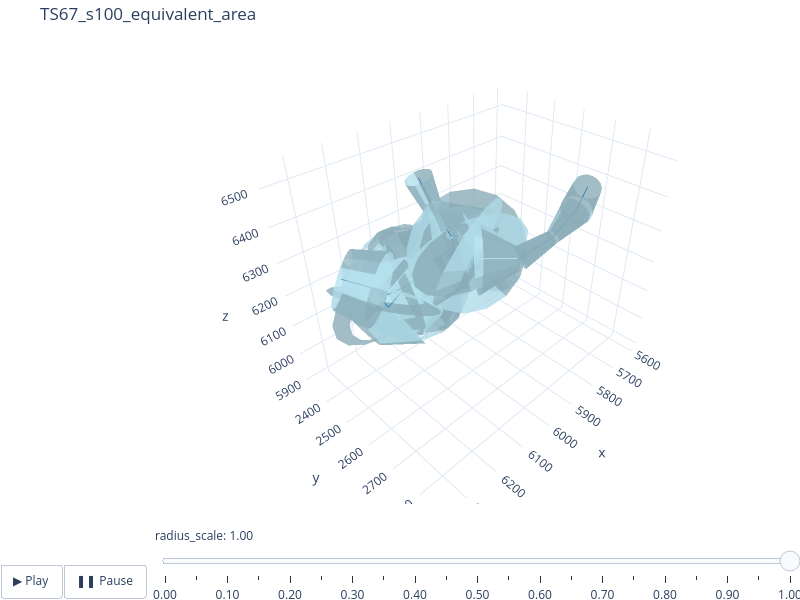

Source (notebook cell):
### Markdown cell above
# Plotting

### Code cell
# plot using swctools
make_html = False

for radius_strategy in radius_strategy_list:
    swc_filepath = f"{swc_out_dir}/TS{spine_idx}_s{spacing}_{radius_strategy}.swc"
    model = SWCModel.from_swc_file(swc_filepath)
    model.print_attributes(node_info=False, edge_info=False)
    frusta = FrustaSet.from_swc_model(model)
    title = f"TS{spine_idx}_s{spacing}_{radius_strategy}"
    fig = plot_model(swc_model=model, frusta=frusta, slider=True, title=title)
    fig.show()
    if make_html:
        fig.write_html(f"../plotly/TS{spine_idx}_s{spacing}_{radius_strategy}.html")

### Figure 1 — Plotly figure (JSON) as saved in the notebook; plotly's stock layout.template omitted (floating-point values rounded to 4 significant figures; data arrays with more than 128 entries replaced by an {"elided": "..."} marker saying what was removed)
{"data": [{"color": "lightblue", "flatshading": true, "i": {"elided": "1152 int values"}, "j": {"elided": "1152 int values"}, "k": {"elided": "1152 int values"}, "name": "frusta", "opacity": 0.8, "type": "mesh3d", "x": {"elided": "1152 float values"}, "y": {"elided": "1152 float values"}, "z": {"elided": "1152 float values"}}, {"line": {"color": "#1f77b4", "width": 2}, "mode": "lines", "name": "centroid", "type": "scatter3d", "x": [5654.0, 5670.0, null, 5670.0, 5674.0, null, 5674.0, 5619.0, null, 5674.0, 5679.0, null, 5679.0, 5755.0, null, 5755.0, 5847.0, null, 5847.0, 5880.0, null, 5847.0, 5845.0, null, 5880.0, 5966.0, null, 5966.0, 6005.0, null, 6005.0, 6039.0, null, 6039.0, 6112.0, null, 6039.0, 6000.0, null, 6112.0, 6108.0, null, 6112.0, 6140.0, null, 6108.0, 6058.0, null, 6058.0, 5966.0, null, 6140.0, 6204.0, null, 6140.0, 6190.0, null, 6204.0, 6202.0, null, 6202.0, 6272.0, null, 6202.0, 6190.0, null, 6190.0, 6198.0, null, 6198.0, 6269.0, null, 6000.0, 5978.0, null, 6000.0, 5989.0, null, 5978.0, 5975.0, null, 5975.0, 6002.0, null, 5989.0, 5948.0, null, 5989.0, 6012.0, null, 6012.0, 6033.0, null, 6012.0, 6003.0, null, 6003.0, 5941.0, null, 5941.0, 5876.0, null, 5876.0, 5857.0, null, 5857.0, 5884.0, null], "y": [2395.0, 2376.0, null, 2376.0, 2378.0, null, 2378.0, 2356.0, null, 2378.0, 2380.0, null, 2380.0, 2408.0, null, 2408.0, 2435.0, null, 2435.0, 2442.0, null, 2435.0, 2429.0, null, 2442.0, 2455.0, null, 2455.0, 2484.0, null, 2484.0, 2503.0, null, 2503.0, 2492.0, null, 2503.0, 2534.0, null, 2492.0, 2482.0, null, 2492.0, 2499.0, null, 2482.0, 2449.0, null, 2449.0, 2455.0, null, 2499.0, 2508.0, null, 2499.0, 2482.0, null, 2508.0, 2490.0, null, 2490.0, 2479.0, null, 2490.0, 2482.0, null, 2482.0, 2465.0, null, 2465.0, 2415.0, null, 2534.0, 2503.0, null, 2534.0, 2551.0, null, 2503.0, 2425.0, null, 2425.0, 2408.0, null, 2551.0, 2569.0, null, 2551.0, 2601.0, null, 2601.0, 2583.0, null, 2601.0, 2629.0, null, 2629.0, 2705.0, null, 2705.0, 2753.0, null, 2753.0, 2799.0, null, 2799.0, 2838.0, null], "z": [5920.0, 5993.0, null, 5993.0, 5999.0, null, 5999.0, 5994.0, null, 5999.0, 6007.0, null, 6007.0, 6052.0, null, 6052.0, 6073.0, null, 6073.0, 6083.0, null, 6073.0, 6078.0, null, 6083.0, 6131.0, null, 6131.0, 6210.0, null, 6210.0, 6227.0, null, 6227.0, 6209.0, null, 6227.0, 6269.0, null, 6209.0, 6199.0, null, 6209.0, 6211.0, null, 6199.0, 6132.0, null, 6132.0, 6131.0, null, 6211.0, 6184.0, null, 6211.0, 6200.0, null, 6184.0, 6188.0, null, 6188.0, 6147.0, null, 6188.0, 6200.0, null, 6200.0, 6213.0, null, 6213.0, 6256.0, null, 6269.0, 6288.0, null, 6269.0, 6282.0, null, 6288.0, 6349.0, null, 6349.0, 6438.0, null, 6282.0, 6302.0, null, 6282.0, 6303.0, null, 6303.0, 6366.0, null, 6303.0, 6293.0, null, 6293.0, 6301.0, null, 6301.0, 6355.0, null, 6355.0, 6440.0, null, 6440.0, 6523.0, null]}], "layout": {"height": 600, "margin": {"b": 0, "l": 0, "r": 0, "t": 40}, "scene": {"aspectmode": "data"}, "showlegend": false, "sliders": [{"active": 20, "currentvalue": {"prefix": "radius_scale: ", "visible": true}, "steps": [{"args": [["scale=0.00"], {"frame": {"duration": 0}, "mode": "immediate", "transition": {"duration": 0}}], "label": "0.00", "method": "animate"}, {"args": [["scale=0.05"], {"frame": {"duration": 0}, "mode": "immediate", "transition": {"duration": 0}}], "label": "0.05", "method": "animate"}, {"args": [["scale=0.10"], {"frame": {"duration": 0}, "mode": "immediate", "transition": {"duration": 0}}], "label": "0.10", "method": "animate"}, {"args": [["scale=0.15"], {"frame": {"duration": 0}, "mode": "immediate", "transition": {"duration": 0}}], "label": "0.15", "method": "animate"}, {"args": [["scale=0.20"], {"frame": {"duration": 0}, "mode": "immediate", "transition": {"duration": 0}}], "label": "0.20", "method": "animate"}, {"args": [["scale=0.25"], {"frame": {"duration": 0}, "mode": "immediate", "transition": {"duration": 0}}], "label": "0.25", "method": "animate"}, {"args": [["scale=0.30"], {"frame": {"duration": 0}, "mode": "immediate", "transition": {"duration": 0}}], "label": "0.30", "method": "animate"}, {"args": [["scale=0.35"], {"frame": {"duration": 0}, "mode": "immediate", "transition": {"duration": 0}}], "label": "0.35", "method": "animate"}, {"args": [["scale=0.40"], {"frame": {"duration": 0}, "mode": "immediate", "transition": {"duration": 0}}], "label": "0.40", "method": "animate"}, {"args": [["scale=0.45"], {"frame": {"duration": 0}, "mode": "immediate", "transition": {"duration": 0}}], "label": "0.45", "method": "animate"}, {"args": [["scale=0.50"], {"frame": {"duration": 0}, "mode": "immediate", "transition": {"duration": 0}}], "label": "0.50", "method": "animate"}, {"args": [["scale=0.55"], {"frame": {"duration": 0}, "mode": "immediate", "transition": {"duration": 0}}], "label": "0.55", "method": "animate"}, {"args": [["scale=0.60"], {"frame": {"duration": 0}, "mode": "immediate", "transition": {"duration": 0}}], "label": "0.60", "method": "animate"}, {"args": [["scale=0.65"], {"frame": {"duration": 0}, "mode": "immediate", "transition": {"duration": 0}}], "label": "0.65", "method": "animate"}, {"args": [["scale=0.70"], {"frame": {"duration": 0}, "mode": "immediate", "transition": {"duration": 0}}], "label": "0.70", "method": "animate"}, {"args": [["scale=0.75"], {"frame": {"duration": 0}, "mode": "immediate", "transition": {"duration": 0}}], "label": "0.75", "method": "animate"}, {"args": [["scale=0.80"], {"frame": {"duration": 0}, "mode": "immediate", "transition": {"duration": 0}}], "label": "0.80", "method": "animate"}, {"args": [["scale=0.85"], {"frame": {"duration": 0}, "mode": "immediate", "transition": {"duration": 0}}], "label": "0.85", "method": "animate"}, {"args": [["scale=0.90"], {"frame": {"duration": 0}, "mode": "immediate", "transition": {"duration": 0}}], "label": "0.90", "method": "animate"}, {"args": [["scale=0.95"], {"frame": {"duration": 0}, "mode": "immediate", "transition": {"duration": 0}}], "label": "0.95", "method": "animate"}, {"args": [["scale=1.00"], {"frame": {"duration": 0}, "mode": "immediate", "transition": {"duration": 0}}], "label": "1.00", "method": "animate"}]}], "title": {"text": "TS67_s100_equivalent_area"}, "updatemenus": [{"buttons": [{"args": [null, {"frame": {"duration": 0}, "fromcurrent": true, "transition": {"duration": 0}}], "label": "▶ Play", "method": "animate"}, {"args": [[null], {"frame": {"duration": 0}, "mode": "immediate", "transition": {"duration": 0}}], "label": "❚❚ Pause", "method": "animate"}], "direction": "left", "pad": {"r": 10, "t": 60}, "showactive": false, "type": "buttons", "x": 0, "y": 0}], "width": 800}}
